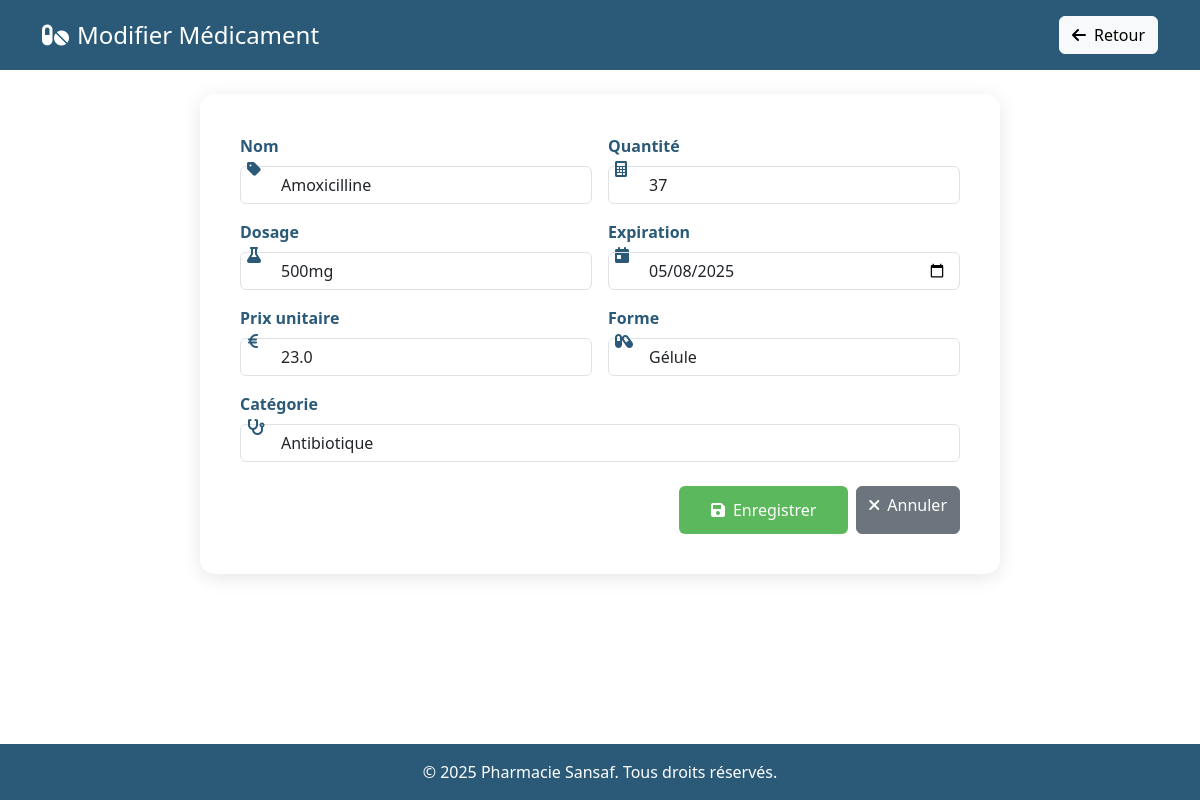
/edit_article/1 (signed in), run on the app's committed database.
### models.py (models this page shows)
class Medicament(db.Model):
    id = db.Column(db.Integer, primary_key=True)
    name = db.Column(db.String(100), nullable=False, unique=True)
    quantity = db.Column(db.Integer, nullable=False)
    dosage = db.Column(db.String(50), nullable=False)
    expiration = db.Column(db.Date, nullable=False)
    price = db.Column(db.Float, nullable=False)  # Prix unitaire
    form = db.Column(db.String(50), nullable=False)  # Forme pharmaceutique
    category = db.Column(db.String(100), nullable=False)  # Catégorie thérapeutique

### app.py (the view, shortened to what this page needs)
@app.route('/edit_article/<int:article_id>', methods=['GET', 'POST'])
@login_required
@admin_required  # Restreindre l'accès aux administrateurs
def edit_article(article_id):
    article = Medicament.query.get_or_404(article_id)
    return render_template("edit_article.html", article=article)

### app.py (called while the page is built)
def admin_required(f):
    @wraps(f)
    def decorated_function(*args, **kwargs):
        if current_user.role != "admin":
            flash("Accès refusé : Vous n'avez pas les droits nécessaires.", "danger")
            return redirect(url_for("stock"))
        return f(*args, **kwargs)
    return decorated_function

@login_manager.user_loader
def load_user(user_id):
    return db.session.get(User, int(user_id))

### templates/edit_article.html (shortened to what this page needs)
<!DOCTYPE html>
<html lang="fr">
<head>
    <link href="https://cdn.jsdelivr.net/npm/bootstrap@5.3.0/dist/css/bootstrap.min.css" rel="stylesheet">
    <link href="https://cdnjs.cloudflare.com/ajax/libs/font-awesome/6.0.0-beta3/css/all.min.css" rel="stylesheet">
</head>
<body>
    <header class="text-white py-3">
        <div class="container d-flex justify-content-between align-items-center">
            <h2 class="h4 mb-0">
                <i class="fas fa-pills me-2"></i>Modifier Médicament
            </h2>
            <nav>
                <a href="{{ url_for('stock') }}" class="btn btn-light">
                    <i class="fas fa-arrow-left me-2"></i>Retour
                </a>
            </nav>
        </div>
    </header>
    <main class="container flex-grow-1">
        <div class="edit-container mt-4">
            <form action="{{ url_for('edit_article', article_id=article.id) }}" method="POST">
                <div class="row g-3">
                    <div class="col-md-6 input-icon">
                        <i class="fas fa-tag"></i>
                        <label for="newName" class="form-label">Nom</label>
                        <input type="text" class="form-control" id="newName" name="newName"
                               value="{{ article.name }}" required>
                    </div>
                    <div class="col-md-6 input-icon">
                        <i class="fas fa-calculator"></i>
                        <label for="newQuantity" class="form-label">Quantité</label>
                        <input type="number" class="form-control" id="newQuantity" name="newQuantity"
                               value="{{ article.quantity }}" required>
                    </div>
                    <div class="col-md-6 input-icon">
                        <i class="fas fa-flask"></i>
                        <label for="newDosage" class="form-label">Dosage</label>
                        <input type="text" class="form-control" id="newDosage" name="newDosage"
                               value="{{ article.dosage }}" required>
                    </div>
                    <div class="col-md-6 input-icon">
                        <i class="fas fa-calendar-day"></i>
                        <label for="newExpiration" class="form-label">Expiration</label>
                        <input type="date" class="form-control" id="newExpiration" name="newExpiration"
                               value="{{ article.expiration.strftime('%Y-%m-%d') }}" required>
                    </div>
                    <div class="col-md-6 input-icon">
                        <i class="fas fa-euro-sign"></i>
                        <label for="newPrice" class="form-label">Prix unitaire</label>
                        <input type="number" class="form-control" id="newPrice" name="newPrice"
                               step="0.01" value="{{ article.price }}" required>
                    </div>
                    <div class="col-md-6 input-icon">
                        <i class="fas fa-capsules"></i>
                        <label for="newForm" class="form-label">Forme</label>
                        <input type="text" class="form-control" id="newForm" name="newForm"
                               value="{{ article.form }}" required>
                    </div>
                    <div class="col-12 input-icon">
                        <i class="fas fa-stethoscope"></i>
                        <label for="newCategory" class="form-label">Catégorie</label>
                        <input type="text" class="form-control" id="newCategory" name="newCategory"
                               value="{{ article.category }}" required>
                    </div>
                </div>
                <div class="d-grid gap-2 d-md-flex justify-content-md-end mt-4">
                    <button type="submit" class="btn btn-save text-white">
                        <i class="fas fa-save me-2"></i>Enregistrer
                    </button>
                    <a href="{{ url_for('stock') }}" class="btn btn-secondary">
                        <i class="fas fa-times me-2"></i>Annuler
                    </a>
                </div>
            </form>
        </div>
    </main>
    <footer class="text-white text-center py-3 mt-auto">
        <div class="container">
            <p class="mb-0">&copy; 2025 Pharmacie Sansaf. Tous droits réservés.</p>
        </div>
    </footer>
</body>
</html>

### templates/edit_article.html (style rules this page uses)
:root { --primary-color: #2a5a78; --secondary-color: #5cb85c; --light-bg: #f8f9fa; --dark-bg: #1a1a1a; }
body { font-family: 'Segoe UI', system-ui, sans-serif; min-height: 100vh; display: flex; flex-direction: column; transition: background-color 0.3s, color 0.3s; }
.edit-container { background: rgba(255,255,255,0.95); border-radius: 15px; padding: 2.5rem; box-shadow: 0 4px 20px rgba(0,0,0,0.1); margin: 2rem auto; max-width: 800px; }
.form-label { font-weight: 600; color: var(--primary-color); }
.input-icon { position: relative; }
.input-icon i { position: absolute; left: 15px; top: 50%; transform: translateY(-50%); color: var(--primary-color); }
.input-icon input { padding-left: 40px; }
.btn-save { background: var(--secondary-color); border: none; padding: 0.75rem 2rem; transition: transform 0.2s, box-shadow 0.2s; }
header { background-color: var(--primary-color) !important; }
footer { background-color: var(--primary-color) !important; }

### data on the page
Medicament: newName "Amoxicilline", newQuantity "37", newDosage "500mg", newExpiration "05/08/2025", newPrice "23.0", newForm "Gélule", newCategory "Antibiotique"
